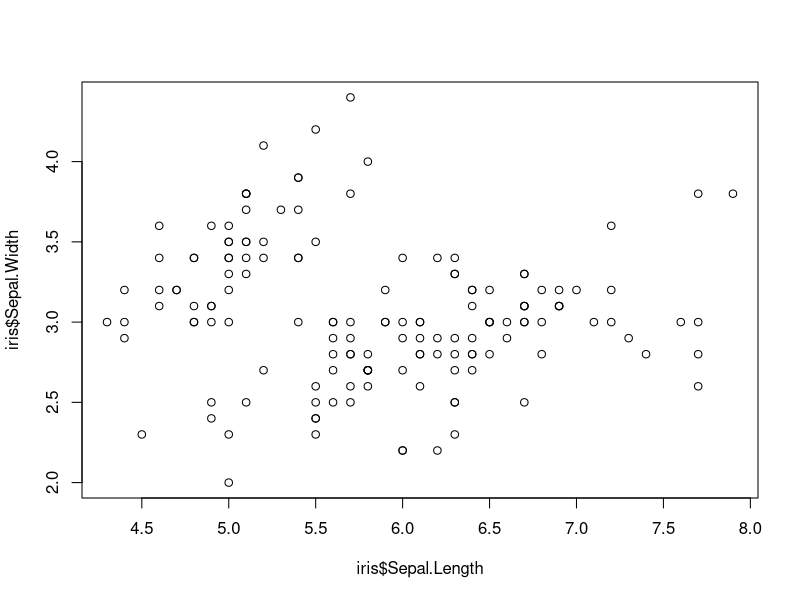
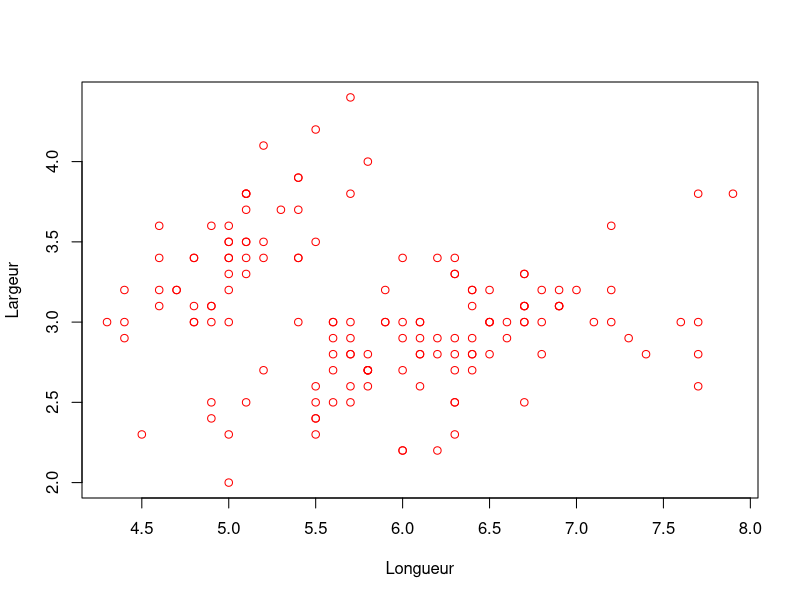
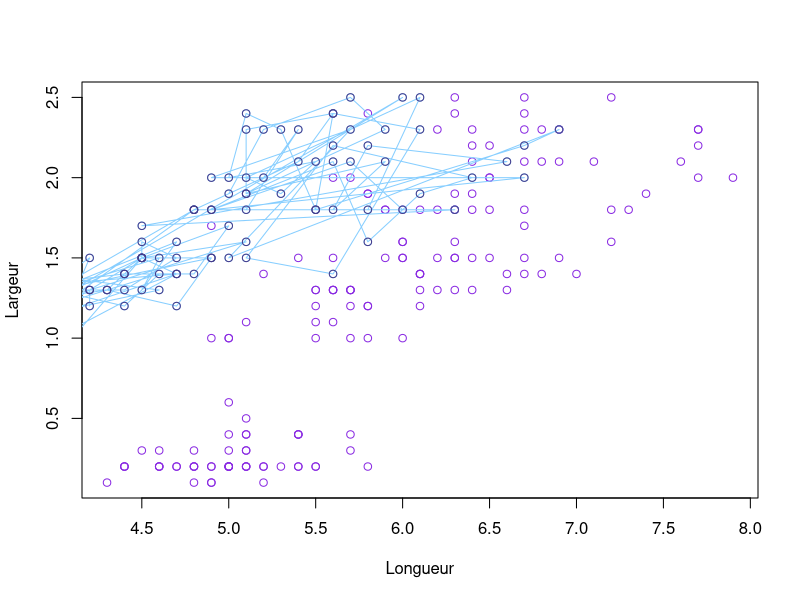
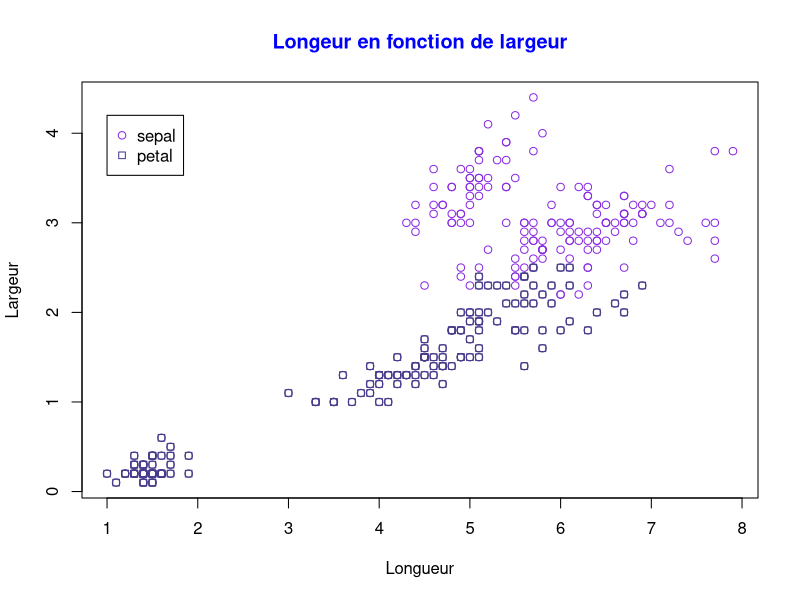

These charts were generated, in order, by the following R code:
# chargement des donnees iris
data(iris)

# plot : pour creer des graphiques
?plot
# (x : x abcisse, y : y abscisse, xname : x nom abcisse, yname : y nom abcisse,
# col : couleur)
plot(iris$Sepal.Length, iris$Sepal.Width)
plot(iris$Sepal.Length, iris$Sepal.Width, xlab = "Longueur", ylab = "Largeur", 
     col="red")
plot(iris$Sepal.Length, iris$Petal.Width, xlab = "Longueur", ylab = "Largeur", 
     col="blueviolet")

# lines
# lignes a ajouter avec une couleur
lines(iris$Petal.Length, iris$Petal.Width, col="skyblue1")

# permet de mettre des points a la place des lignes
lines(iris$Petal.Length, iris$Petal.Width, col="skyblue1", type="p")
lines(iris$Petal.Length, iris$Petal.Width, col="slateblue4", type="p")

# plot : limite du graphique
# (x : x abcisse, y : y abscisse, xname : x nom abcisse, yname : y nom abcisse,
# col : couleur, xlim : vecteur(x min limite, x max limite), ylim : vecteur
#(y min limite, y max limite)
plot(iris$Sepal.Length, iris$Sepal.Width, xlab = "Longueur", ylab = "Largeur", 
col="blueviolet", xlim = c(min(iris$Petal.Length, iris$Sepal.Length), 
c(max(iris$Petal.Length, iris$Sepal.Length))), ylim = c(min(iris$Petal.Width, 
iris$Sepal.Width), c(max(iris$Petal.Width, iris$Sepal.Width))))
lines(iris$Petal.Length, iris$Petal.Width, col="slateblue4", type="p")

# title
# title(main="title", col.main="couleur")
?title
title(main="Longeur en fonction de largeur", col.main="blue")

# pch
?pch      
lines(iris$Petal.Length, iris$Petal.Width, col="slateblue4", type="p", pch=22)

# legend
legend(1, 4.2, c("sepal", "petal"), col=c("blueviolet", "slateblue4"), 
pch=21:22)
